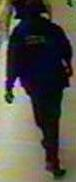
#> input picture Other/data/processed/human_deduplicated/0008_1_25202_154_19_75_181.jpeg, 76 x 182 px
$ jupyter execute --allow-errors notebook.ipynb
#> lines starting #> are read from the running program, lines starting #| are printed output that depends on the picture
[intro and member names etc]

# Final/base HOG and SVM

Notes:     # c value and regularisation

## Setup

[cell 1]
# Import required libraries

# I/O and file management
import os
import shutil
import joblib

# Numerical operations and data handling
import numpy as np
import pandas as pd

# For visualisation
from matplotlib import pyplot as plt

# Image processing and feature extraction
from PIL import Image
from skimage import color, io
from difflib import SequenceMatcher
import random
from skimage.feature import hog

# Custom hog function
import ablation_hog
import importlib
importlib.reload(ablation_hog)

# Model training and evaluation
from sklearn.model_selection import GroupShuffleSplit
from sklearn.model_selection import train_test_split, GridSearchCV
from sklearn.svm import LinearSVC
from sklearn.metrics import accuracy_score, precision_score, recall_score, f1_score, confusion_matrix

# Defining image dimensions for HOG
IMG_WIDTH = 64
IMG_HEIGHT = 128

RAW_HUMAN_DIR = "data/raw/human"
RAW_NONHUMAN_DIR = "data/raw/nonhuman_cleaned" # Cleaned nonhuman images
# RAW_NONHUMAN_DIR = "data/raw/nonhuman"

PROCESSED_HUMAN_DIR = "data/processed/human"
PROCESSED_NONHUMAN_DIR = "data/processed/nonhuman"

IMAGE_EXTENSIONS = (".jpg", ".jpeg", ".png", ".bmp")

[cell 2]
processed_dir = os.path.join('data', 'processed')

# Delete the 'processed' folder if it exists
if os.path.exists(processed_dir):
    shutil.rmtree(processed_dir)
    print(f"Deleted folder: {processed_dir}")
else:
    print(f"No folder to delete at: {processed_dir}")

## Data processing

[cell 3]
# Checking it can read the data
# from subprocess import check_output
# print(check_output(["ls", "data/raw/human"]).decode("utf8"))

[cell 4]
# Directories
input_folder = "data/raw/human"
output_folder = "data/processed/human_deduplicated"
os.makedirs(output_folder, exist_ok=True)

# [9 lines left out: function is_new_person, not called in this run]

filenames = sorted([
    f for f in os.listdir(input_folder)
    if f.lower().endswith(('.jpg', '.jpeg', '.png', '.bmp'))
])

# Group based on filename change
grouped = []
current_group = [filenames[0]]

for i in range(1, len(filenames)):
    if is_new_person(filenames[i - 1], filenames[i]):
        grouped.append(current_group)
        current_group = [filenames[i]]
    else:
        current_group.append(filenames[i])

grouped.append(current_group)  # Add the last group

# Print out group sizes
for idx, group in enumerate(grouped):
    print(f"Person {idx:03d} ({len(group)} images): {group}")

# Copy one image per group
for idx, group in enumerate(grouped):
    representative = group[0]
    src = os.path.join(input_folder, representative)
    dst = os.path.join(output_folder, representative)
    shutil.copy2(src, dst)
#> further down, img is the input picture: PIL image 76x182 RGB; mean R, G, B 82.7, 80.5, 71.4

print(f"Deduplicated {len(filenames)} → {len(grouped)} images.")

### Resizing and centre cropping human image examples

`resize_and_center_crop` starts with ~18000 images and ends with ~12000 images.

`resize_with_padding` starts with ~18000 images and does not discard any images.

[cell 5]
# input_folder = RAW_HUMAN_DIR
input_folder = "data/processed/human_deduplicated"
output_folder = "data/processed/human_resized"
os.makedirs(output_folder, exist_ok=True)

human_records = []

def resize_with_padding(img, target_width=IMG_WIDTH, target_height=IMG_HEIGHT, fill_color=(0, 0, 0)):
#> called with target_width = 64, target_height = 128, fill_color = (0, 0, 0)
    img_ratio = img.width / img.height
#> img_ratio = 0.418
    target_ratio = target_width / target_height

    # Resize while keeping aspect ratio (fit inside target box)
    if img_ratio > target_ratio:
        # Image is wider than target — resize based on width
        new_width = target_width
        new_height = int(target_width / img_ratio)
    else:
        # Image is taller or narrower than target — resize based on height
        new_height = target_height
        new_width = int(target_height * img_ratio)
#> new_width = 53

    img_resized = img.resize((new_width, new_height), Image.LANCZOS)
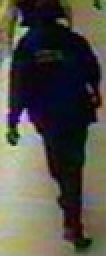
#> img_resized: PIL image 53x128 RGB (shown 2 times larger); mean R, G, B 82.7, 80.5, 71.4

    # Create new image and paste the resized on center
    new_img = Image.new("RGB", (target_width, target_height), fill_color)
#> new_img: PIL image 64x128 RGB; every value is 0
    left = (target_width - new_width) // 2
#> left = 5
    top = (target_height - new_height) // 2
    new_img.paste(img_resized, (left, top))
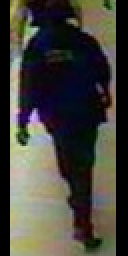
#> new_img: PIL image 64x128 RGB (shown 2 times larger); mean R, G, B 68.5, 66.7, 59.1

    return new_img

# [23 lines left out: function resize_and_center_crop, not called in this run]

for filename in os.listdir(input_folder):
    if filename.lower().endswith((IMAGE_EXTENSIONS)):
        path = os.path.join(input_folder, filename)
        img = Image.open(path)
        # img = Image.open(path).convert("RGB")
        cropped = resize_with_padding(img)
        cropped.save(os.path.join(output_folder, filename))

        human_records.append({
            "crop_filename": filename,
            "original_filename": filename,  # assuming all unique
            "crop_image": cropped
        })

### Downscaling and obtaining non-overlapping crops of nonhuman images

Starts with 1218 nonhuman images and ends with ~13000 unique nonhuman images.

[cell 6]
input_folder = RAW_NONHUMAN_DIR
output_folder = PROCESSED_NONHUMAN_DIR
SAMPLE_SIZE = 3562 # Set to be size of human dataset
os.makedirs(output_folder, exist_ok=True)

crop_records = [] # Stores the origin image
crop_id = 0  # Unique filename ID
scale_factor = 11 / 20  # Downsize images before cropping

#> (the rest of this cell did not finish here and is left out)

## HOG and SVM training and evaluation

[cell 7]
# from ablation_hog import custom_hog

# Best parameters for HOG
ORIENTATIONS = 12
PIXELS_PER_CELL = (8, 8)
CELLS_PER_BLOCK = (2, 2)
BLOCK_NORM = 'L2-Hys'
FEATURE_VECTOR = True

# For custom HOG only
GRADIENT = 'scharr'
GAMMA=1.0
GAUSSIAN_SIGMA=0.0

[cell 8]
image_size = (IMG_WIDTH, IMG_HEIGHT)

# [11 lines of commented-out code are left out]

# [64 lines left out: functions extract_hog, split_data, not called in this run]

[cell 9]
# [61 lines left out: functions compute_metrics, evaluate_thresholds, train_and_evaluate_model, not called in this run]

[cell 10]
# [5 lines left out: function full_pipeline, not called in this run]

# Run the full pipeline on the best parameters
#> (the rest of this cell did not finish here and is left out)

#> (a cell that did not finish here is left out)

#> (a cell that did not finish here is left out)

# Ablation studies

## Study 1: Effect of number of orientation bins on miss rate and false positives

[cell 13]
orientations = [6, 8, 9, 12, 18]
orientation_metrics = []
orientation_threshold_results = []

#> (the rest of this cell did not finish here and is left out)

[cell 14]
plt.figure(figsize=(8, 8))

for orientation, results in enumerate(orientation_threshold_results):
    fpr = [r['FPR'] for r in results]
    fnr = [r['FNR'] for r in results]
    plt.plot(fpr, fnr, label=f"Orientation {orientations[orientation]}")

plt.xlabel("False Positive Rate (FPR)")
plt.ylabel("False Negative Rate (FNR) / Miss Rate")
plt.title("Detection Error Tradeoff Curve")
plt.grid(True)
plt.legend()
plt.show()

[cell 15]
orientation_test_miss_rates = [test["Miss Rate"] for _, test in orientation_metrics]
orientation_test_fpr = [test["False Positive Rate"] for _, test in orientation_metrics]

# [9 lines of commented-out code are left out]

plt.figure(figsize=(8, 6))

#> (the rest of this cell did not finish here and is left out)

## Study 2: Effect of block size on miss rate and false positives

[cell 16]
block_sizes = [(8, 8), (16, 16), (24, 24), (32, 32)]
block_size_metrics = []
block_size_threshold_results = []

#> (the rest of this cell did not finish here and is left out)

[cell 17]
block_size_test_miss_rates = [test["Miss Rate"] for _, test in block_size_metrics]
block_size_test_fpr = [test["False Positive Rate"] for _, test in block_size_metrics]

plt.figure(figsize=(8, 6))

#> (the rest of this cell did not finish here and is left out)

## Study 3: Effect of normalisation technique on miss rate and false positives

[cell 18]
norm_techniques = ['L1', 'L1-sqrt', 'L2', 'L2-Hys']
norm_technique_metrics = []
norm_technique_threshold_results = []

#> (the rest of this cell did not finish here and is left out)

[cell 19]
norm_technique_test_miss_rates = [test["Miss Rate"] for _, test in norm_technique_metrics]

# Plot Miss Rate vs Normalisation Techniques
plt.figure(figsize=(10, 5))
#> (the rest of this cell did not finish here and is left out)

[cell 20]
norm_technique_test_miss_rates = [test["Miss Rate"] for _, test in norm_technique_metrics]
norm_technique_test_fpr = [test["False Positive Rate"] for _, test in norm_technique_metrics]

plt.figure(figsize=(8, 6))

#> (the rest of this cell did not finish here and is left out)

### Visualisation of HOG and other debugging (might be useful later)

[cell 21]
from skimage import data, exposure

# img = Image.open(img_path).convert("L").resize(image_size)


# [14 lines left out: function extract_hog_features, not called in this run]

#> (the rest of this cell did not finish here and is left out)

[cell 22]
# Load and convert image to grayscale
image = io.imread("data/processed/human/0_8.jpg")  # replace with your path
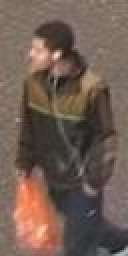
#> input picture GUI/Examples/human/0_8.jpg, 64 x 128 px, found by its file name (shown 2 times larger)
#> image is the input picture: shape (128, 64, 3); mean R, G, B 111.9, 92.9, 82.7
gray_image = color.rgb2gray(image)
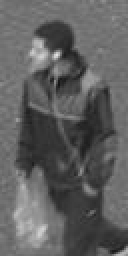
#> gray_image: shape (128, 64) float64 (shown 2 times larger); min 0.0806, max 0.891, mean 0.377

# Compute HOG features and visualization
features, hog_image = hog(
    gray_image,
    orientations=9,
    pixels_per_cell=(8, 8),
    cells_per_block=(2, 2),
    visualize=True,
    block_norm='L2-Hys'
)
#> features = 3780 values, max 0.4 at index 943, min 0 at index 69, mean 0.136

# Plot original and HOG gradient image
plt.figure(figsize=(10, 5))

plt.subplot(1, 2, 1)
plt.imshow(gray_image, cmap="gray")
plt.title("Original Grayscale Image")

plt.subplot(1, 2, 2)
plt.imshow(hog_image, cmap="gray")
plt.title("HOG Gradient Visualization")

plt.tight_layout()
plt.show()
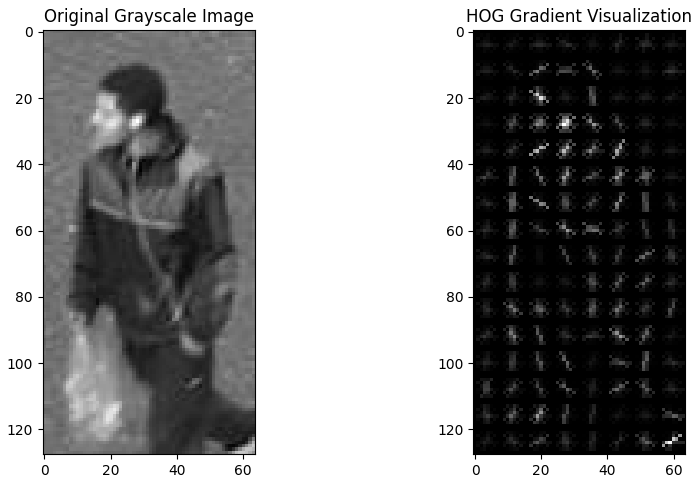
#> figure drawn by matplotlib, 2 panels
